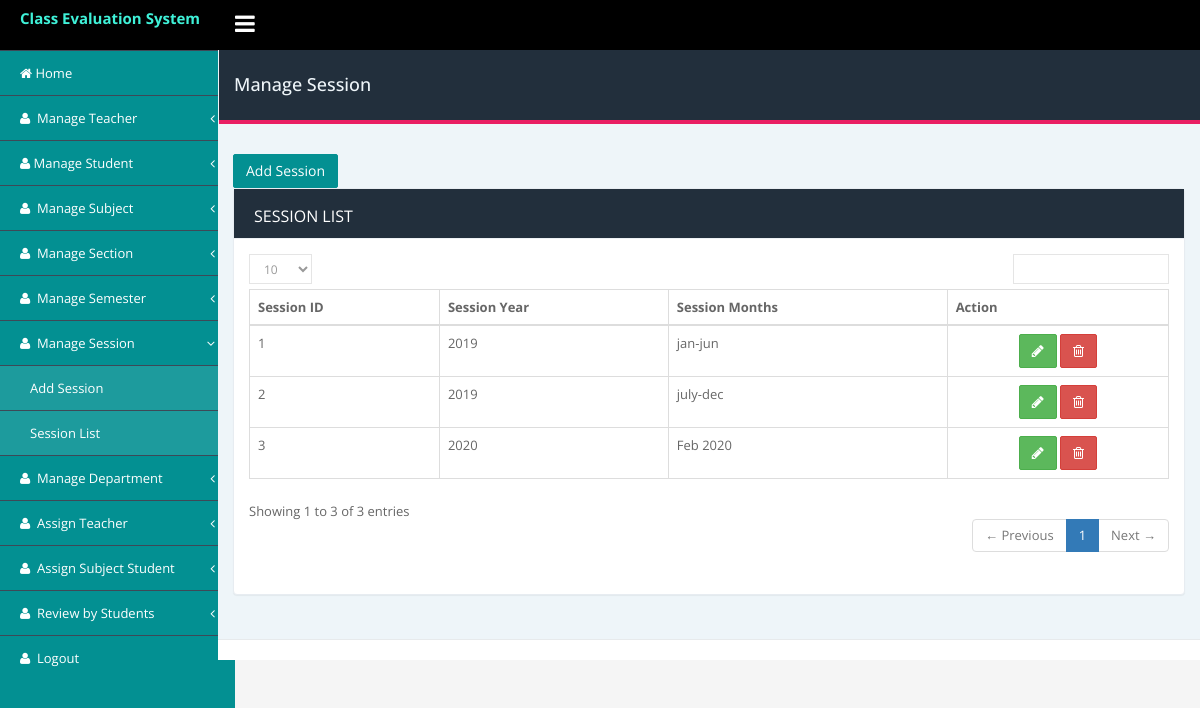
The page /admin/session/session_list.php (signed in) on the database its author committed.
### tables this page shows
CREATE TABLE `session` (
  `id` int(11) NOT NULL,
  `session_name` varchar(255) DEFAULT NULL,
  `year` year(4) NOT NULL,
  `status` tinyint(4) DEFAULT '1',
  `created_at` datetime DEFAULT NULL,
  `updated_at` timestamp NULL DEFAULT CURRENT_TIMESTAMP
);

### admin/session/session_list.php (the view, shortened to what this page needs)
<?php include('../includes/db/connection_db.php');?>
<!DOCTYPE html>
<html lang="en">
    <head>
    <?php include('../includes/head_link.php');?>
    </head>
    <body class="fixed-top">
        <div id="wrapper">
           <?php include('../includes/nav_header.php');?>
            <div class="page-container">
                <?php include('../includes/left_sidebar.php');?>
                <div class="page-content-wrapper">
                     <div class="content-wrapper container">
                        <div class="row">
                            <div class="col-sm-12">
                                <div class="page-title">
                                    <div class="row">
                                        <h4 class="pull-left">Manage Session</h4>
                                    </div>
                                </div>
                            </div>
                        </div>
                        <a href="add_session.php" class="btn btn-primary">Add Session</a>
                        <div class="row">
                            <div class="col-md-12">
                                <div class="panel panel-card recent-activites">
                                    <div class="panel-heading">
                                       Session List
                                    </div>
                                    <div class="panel-body">
                                        <div class="table-responsive">
                                            <table id="basic-datatables" class="table table-bordered">
                                                <thead>
                                                    <tr>
                                                        <th> Session ID</th>
                                                        <th> Session Year</th>
                                                        <th> Session Months</th>
                                                        <th> Action</th>
                                                    </tr>
                                                </thead>
                                                <tbody>
                                                   <?php
                                                     	$sql = "SELECT * from session where status = 1";
                                                        $result = $conn->query($sql);
                                                        if ($result->num_rows > 0) {
                                                        while($row = $result->fetch_assoc()) { ?>
                                                        <tr>
                                                            <td><?php echo $row['id'];?></td>
                                                            <td><?php echo $row['year'];?>
                                                            </td>
                                                            <td><?php echo $row['session_name'];?>
                                                            </td>
                                                    <td class="text-center">
                                                        <a href="update_session.php?id=<?php echo $row['id']?>"class="btn btn-success">
                                                        <i class="fa fa-pencil"></i>
                                                        </a>
                                                        <a onclick="return confirm('Are you sure want to delete')" href="<?=$base?>/sql/delete_sql.php?delete=delete_session&&id=<?php echo $row['id']?>" data-toggle="tooltip" title="" class="btn btn-danger" data-original-title="Delete">
                                                            <i class="fa fa-trash-o"></i>
                                                        </a>
                                                    </td>
                                                        </tr>
                                                    <?php }  } ?>
                                                </tbody>
                                            </table>
                                        </div>
                                    </div>
                                </div>
                            </div>
                        </div>
                    </div>
                   <?php include('../includes/footer.php');?>
            </div>
        </div>
    </body>
</html>

### admin/assets/css/style.css (style rules this page uses)
body { font-family: 'Open Sans', sans-serif; font-size: 13px; line-height: 1.42857143; color: #666; background-color: #f5f5f5; min-height: 100%; margin: 0px; padding: 0px; line-height: 24px; overflow-x: hidden; font-weight: 400; }
a { color: #3ff1d8; text-decoration: none; }
.table-responsive { min-height: .01%; overflow-x: hidden; }
.btn-primary { color: #fff; background-color: #36c6d3; border-color: #039092; }
.btn:not(.btn-raised).btn-primary, .input-group-btn .btn:not(.btn-raised).btn-primary { color: #fff; }
.panel { min-width:250px; }
.btn { text-transform: capitalize; font-weight: 400; letter-spacing: 0px; border-radius:2px; -webkit-border-radius: 2px; }
.btn-primary { background-color: #039092; }
.fixed-top .page-container { margin-top: 50px; }
.page-container { margin: 0; padding: 0; position: relative; }
.content-wrapper.container { width: 100%; }
.page-title { margin: 0px; margin-left: -14px; margin-right: -15px; padding-left: 30px; padding-right: 30px; padding-top: 15px; padding-bottom: 15px; margin-bottom: 30px; background-color: #222f3c; color:#eef5f9!important; border-bottom: 4px solid #E91E63; }
.content-wrapper.container { padding-bottom:45px; }
.page-content-wrapper { margin-left: 218px; margin-top: 0; min-height: 600px; background: #eef5f9; position: relative; }
.panel { border: 1px solid #e7ecf1!important; border-radius: 0px; }
.panel-heading { border-bottom: 1px solid #eef1f5; padding: 15px 20px 10px; border-top-left-radius: 0px; border-top-right-radius: 0px; font-size: 16px; text-transform:uppercase; }
[class*="panel-"] > .panel-heading { border: 0; border-bottom: 1px solid #eef1f5; background-color: #222f3c; color: #fff; }
.panel { margin-bottom: 20px; background-color: #fff; border: 1px solid transparent; border-radius: 4px; -webkit-box-shadow: 0 1px 1px rgba(0,0,0,.05); box-shadow: 0 1px 1px rgba(0,0,0,.05); }

### rows shown on the page
session: id "1", year "2019", session_name "jan-jun"
session: id "2", year "2019", session_name "july-dec"
session: id "3", year "2020", session_name "Feb 2020"
